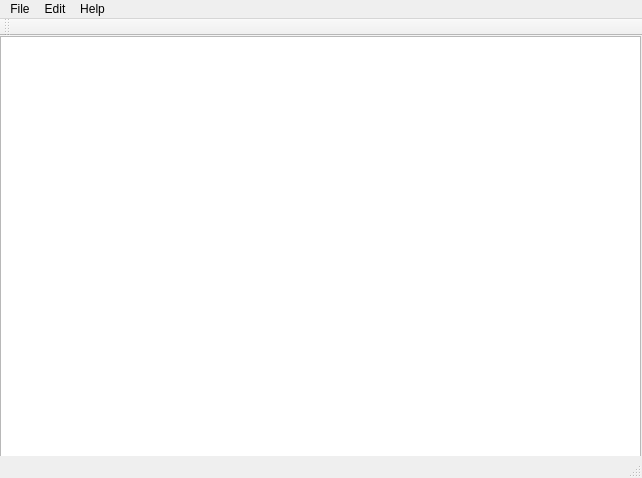
<?xml version="1.0" encoding="UTF-8"?>
<ui version="4.0">
 <class>Notepad</class>
 <widget class="QMainWindow" name="Notepad">
  <property name="geometry">
   <rect>
    <x>0</x>
    <y>0</y>
    <width>642</width>
    <height>478</height>
   </rect>
  </property>
  <property name="windowTitle">
   <string>Nepali SpellCHecker v2.0</string>
  </property>
  <widget class="QWidget" name="centralwidget">
   <widget class="QTextEdit" name="textEdit">
    <property name="geometry">
     <rect>
      <x>0</x>
      <y>0</y>
      <width>641</width>
      <height>421</height>
     </rect>
    </property>
    <property name="sizePolicy">
     <sizepolicy hsizetype="Preferred" vsizetype="Preferred">
      <horstretch>0</horstretch>
      <verstretch>0</verstretch>
     </sizepolicy>
    </property>
   </widget>
  </widget>
  <widget class="QMenuBar" name="menubar">
   <property name="geometry">
    <rect>
     <x>0</x>
     <y>0</y>
     <width>642</width>
     <height>25</height>
    </rect>
   </property>
   <widget class="QMenu" name="menuFile">
    <property name="title">
     <string>File</string>
    </property>
    <addaction name="actionNew"/>
    <addaction name="actionOpen"/>
    <addaction name="actionSave"/>
    <addaction name="separator"/>
    <addaction name="actionClose"/>
   </widget>
   <widget class="QMenu" name="menuEdit">
    <property name="title">
     <string>Edit</string>
    </property>
    <addaction name="actionCut"/>
    <addaction name="actionCopy"/>
    <addaction name="actionPaste"/>
   </widget>
   <widget class="QMenu" name="menuHelp">
    <property name="title">
     <string>Help</string>
    </property>
    <addaction name="actionUpdate"/>
    <addaction name="actionAbout"/>
   </widget>
   <addaction name="menuFile"/>
   <addaction name="menuEdit"/>
   <addaction name="menuHelp"/>
  </widget>
  <widget class="QStatusBar" name="statusbar"/>
  <widget class="QToolBar" name="toolBar">
   <property name="windowTitle">
    <string>toolBar</string>
   </property>
   <attribute name="toolBarArea">
    <enum>TopToolBarArea</enum>
   </attribute>
   <attribute name="toolBarBreak">
    <bool>false</bool>
   </attribute>
  </widget>
  <action name="actionNew">
   <property name="text">
    <string>New</string>
   </property>
  </action>
  <action name="actionOpen">
   <property name="text">
    <string>Open</string>
   </property>
  </action>
  <action name="actionSave">
   <property name="text">
    <string>Save</string>
   </property>
  </action>
  <action name="actionClose">
   <property name="text">
    <string>Close</string>
   </property>
  </action>
  <action name="actionCut">
   <property name="text">
    <string>Cut</string>
   </property>
  </action>
  <action name="actionCopy">
   <property name="text">
    <string>Copy</string>
   </property>
  </action>
  <action name="actionPaste">
   <property name="text">
    <string>Paste</string>
   </property>
  </action>
  <action name="actionUpdate">
   <property name="text">
    <string>Update</string>
   </property>
  </action>
  <action name="actionAbout">
   <property name="text">
    <string>About</string>
   </property>
  </action>
 </widget>
 <resources/>
 <connections/>
</ui>
